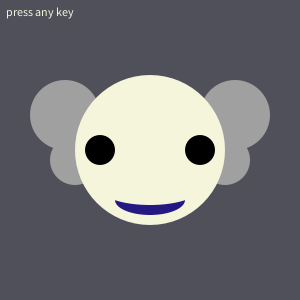
Frame 1 (no input)
Frame 60 (the mouse pressed at the canvas centre just before this capture): identical to frame 1, image omitted
Frame 120 (the mouse held since frame 60 and released just before this capture): identical to frame 1, image omitted

The Processing sketch that drew this single still picture (run headless with seeded random() and noise(); from frame 60 on, the mouse is pressed at the canvas centre):

// Processing sketch: processing_132398
// ── processing_132398.pde

boolean flipFlop = false;
String keyPrompt = "press any key";
int eyeBallDiam;
int mouthWidth;
int hairColor;
void setup(){
size(300,300);
background(0,155,200);
//repositions 0 x,y
}

void draw (){
  if (flipFlop == false){
    eyeBallDiam = 10;
    mouthWidth = 70;
    hairColor = 160;
    background(79,80,90);
  }
  if (flipFlop == true){
    eyeBallDiam = 40;
    mouthWidth = 35;
    hairColor = 26;
    background(20,85,140);
  }
  makeFace();
  smooth();
  text(keyPrompt,-145,-135);
}

void keyPressed(){
  flipFlop =! flipFlop;
  keyPrompt = ("");
}
void makeFace(){
   translate(150,150);
   
rectMode(CENTER);
noStroke();
//hair
fill(hairColor,hairColor,hairColor);
ellipse(-75,10,50,50);
ellipse(75,10,50,50);
ellipse(85,-35,70,70);
ellipse(-85,-35,70,70);
noStroke();
//head
fill(245,245,220);
ellipse(0,0,150,150);
//eyes
fill(199,21,133);
ellipse(-50,0,eyeBallDiam,eyeBallDiam);
ellipse(50,0,eyeBallDiam,eyeBallDiam);
fill(0);
ellipse(50,0,30,30);
ellipse(-50,0,30,30);
//mouth 
fill(36,25,130);
ellipse(0,50,mouthWidth,30);
fill(245,245,220);
ellipse(0,40,95,30);
}
